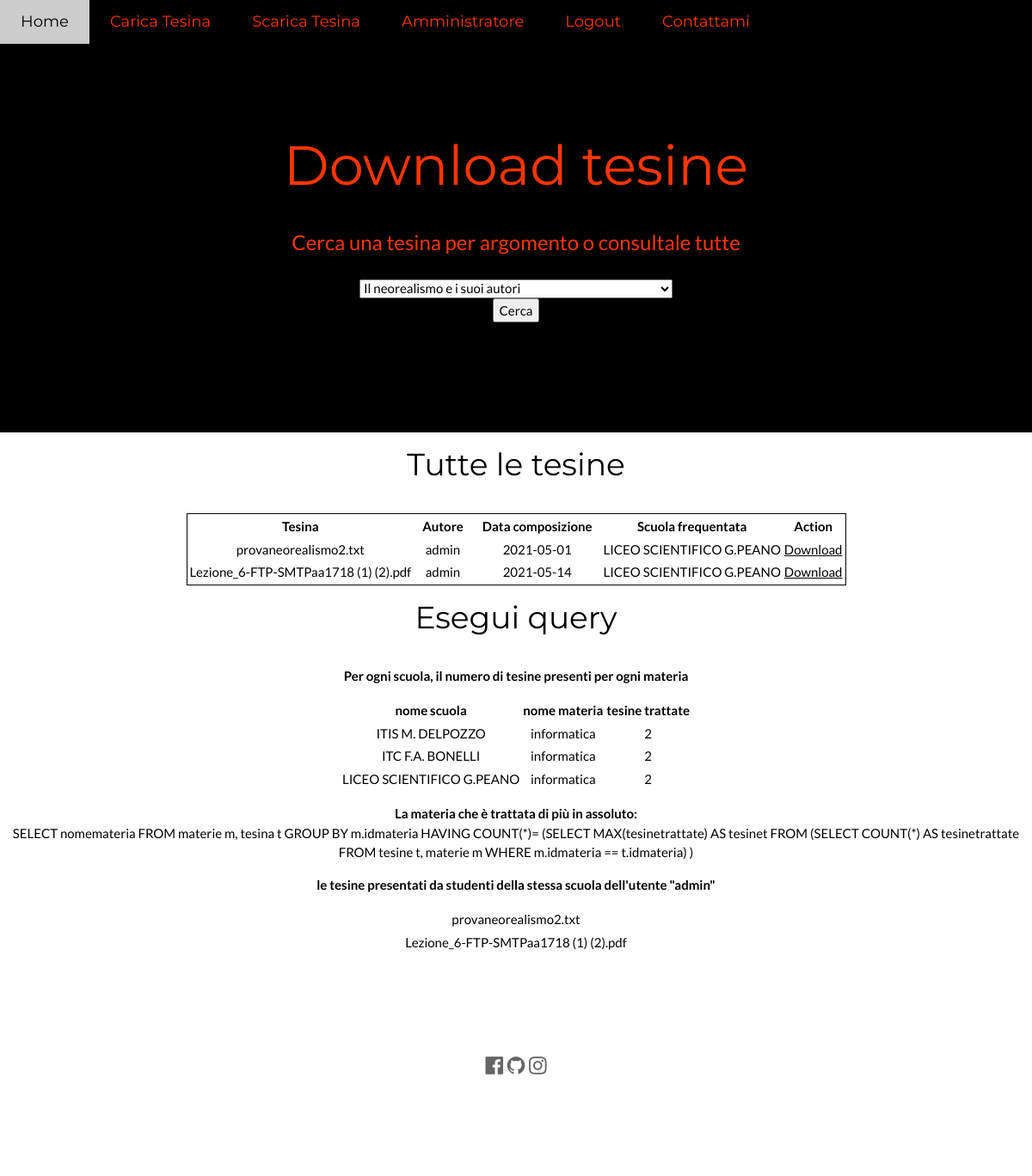
Screenshot of /scaricatesina.php (signed in) with the database file from the repository.
### tables this page shows
CREATE TABLE `tesina` (
  `idtesina` int(11) NOT NULL,
  `nometesina` varchar(100) NOT NULL,
  `idautore` int(11) NOT NULL,
  `idmateria` int(11) NOT NULL,
  `datapubb` date NOT NULL,
  `datacomp` date NOT NULL,
  `idArgomento` int(11) NOT NULL
);

CREATE TABLE `utenti` (
  `IDutente` int(11) NOT NULL,
  `username` varchar(20) NOT NULL,
  `password` char(32) NOT NULL,
  `nome` varchar(20) NOT NULL,
  `cognome` varchar(20) NOT NULL,
  `email` varchar(30) NOT NULL,
  `anonimo` tinyint(1) NOT NULL,
  `amministratore` tinyint(1) DEFAULT 0,
  `idscuola` int(11) NOT NULL
);

CREATE TABLE `scuole` (
  `idscuola` int(11) NOT NULL,
  `nomescuola` varchar(50) NOT NULL
);

### scaricatesina.php (the view, shortened to what this page needs)
<!DOCTYPE html>
<html lang="It">
<link rel="stylesheet" href="generalcss.css">
<link rel="stylesheet" href="https://cdnjs.cloudflare.com/ajax/libs/font-awesome/4.7.0/css/font-awesome.min.css">
<body>
<div class="w3-top">
  <div class="w3-bar w3-red w3-card w3-left-align w3-large">
    <a href="home.php" class="w3-bar-item w3-button w3-padding-large w3-white">Home</a>
    <a href="caricatesina.php" class="w3-bar-item w3-button w3-padding-large">Carica Tesina</a>
    <a href="scaricatesina.php" class="w3-bar-item w3-button w3-padding-large">Scarica Tesina</a>
    <a href="amministrazione.php" class="w3-bar-item w3-button w3-padding-large">Amministratore</a>
    <?php
      if($_SESSION && key_exists("user" , $_SESSION)){
        echo '<a href="home.php" class="w3-bar-item w3-button w3-hide-small w3-padding-large w3-hover-white" onclick="logout()">Logout</a>';
      }
    ?>
    <a href="mailto:yuri.armando@itiscuneo.eu" class="w3-bar-item w3-button w3-hide-small w3-padding-large w3-hover-white">Contattami</a>
</div>
</div>
<div class="scrollable">
<header class="w3-container w3-red w3-center" style="padding:128px 16px" .w3-red, .w3-hover-red:hover {
  color: #ff9800!important;
  background-color: #0d0d0d!important;
}>
  <h1 class="w3-margin w3-jumbo">Download tesine</h1>
  <p class="w3-xlarge">Cerca una tesina per argomento o consultale tutte</p>
  <form action="scaricatesina.php" method="GET">
  <select name="argomento">
              <?php
               $dbh = new PDO('mysql:host=localhost;dbname=elaborato', "root", "");
               $query = $dbh->prepare("SELECT * FROM argomento");
               $query -> execute();
               $argomenti = $query -> fetchAll(PDO::FETCH_ASSOC);
               foreach($argomenti as $argomento){
               echo("<option value='".$argomento["idargomento"]."'>".$argomento["descargomento"]."</option>");
               }
              ?>
    </select>
              <div>
              <input class="w3-center" type="submit" value="Cerca">
              </div>
          </form>
</header>
<form>
<div class="form__input-group w3-center">
    <h1 class="form__title">Tutte le tesine</h1>
</form>
<table style="border:1px solid black;margin-left:auto;margin-right:auto;">
			<thead class="alert-info">
				<tr>
					<th style="padding-left: 10px; padding-right: 10px;">Tesina</th>
          <th style="padding-left: 10px; padding-right: 10px;">Autore  </th>
          <th style="padding-left: 10px; padding-right: 10px;">Data composizione</th>
          <th style="padding-left: 10px; padding-right: 10px;">Scuola frequentata</th>
					<th style="padding-left: 10px; padding-right: 10px;">Action</th>
				</tr>
			</thead>
			<tbody>
				<?php
					$query = $dbh->prepare("SELECT * FROM `tesina` ORDER BY datapubb");
					$query->execute();
          $sqlutente = $dbh ->prepare("SELECT * FROM  utenti u,  tesina t, scuole s WHERE u.IDutente = t.idautore AND s.idscuola = u.idscuola") ;
          $sqlutente->execute();
          $resutente = $sqlutente -> fetch(PDO::FETCH_ASSOC);
					while($fetch = $query->fetch(PDO::FETCH_ASSOC)){
				?>
				<tr>
					<td><?php echo $fetch['nometesina']?></td>
          <td><?php echo $resutente["anonimo"]==1?"anonimo":$resutente['username']?></td>
          <td><?php echo $fetch['datacomp']?></td>
          <td><?php echo $resutente['nomescuola']?></td>
					<td><a href="<?php echo "download.php?nometesina=".$fetch['nometesina'] ?>" class="btn btn-primary">Download</a></td>
				</tr>
				<?php
					}
				?>
			</tbody>
		</table>
    <div class="form__input-group w3-center">
    <h1 class="form__title">Esegui query</h1>
    <p class="w3-xsmall w3-text-black"><b>Per ogni scuola, il numero di tesine presenti per ogni materia</b></P>
    <?php
    $query1 = $dbh->prepare("SELECT s.nomescuola, m.nomemateria, COUNT(*) AS tesinetrattate
      FROM materie m, tesina t, scuole s
      WHERE m.idmateria = t.idmateria
      GROUP BY s.idscuola, m.nomemateria");
     $query1 -> execute();
     $res = $query1->fetchAll(PDO::FETCH_ASSOC);
     echo "<table class= table-border style='margin-right:auto; margin-left: auto'>";
         echo "<tr>";
         echo "<th>nome scuola</th>";
         echo "<th>nome materia</th>";
         echo "<th>tesine trattate</th>";
         echo "</tr>";
     foreach($res as $row){
       echo "<tr>";
       echo "<td>". $row["nomescuola"] ."</td>";
       echo "<td>". $row["nomemateria"] ."</td>";
       echo "<td>". $row["tesinetrattate"] ."</td>";
       echo "</tr>";
     }
     echo "</table>";
    ?>
    <p class="w3-xsmall w3-text-black"><b>La materia che è trattata di più in assoluto:</b>
     <?php
      echo "<br>SELECT nomemateria
      FROM materie m, tesina t
      GROUP BY m.idmateria
      HAVING COUNT(*)= (SELECT MAX(tesinetrattate) AS tesinet
                        FROM (SELECT COUNT(*) AS tesinetrattate
                              FROM tesine t, materie m
                           WHERE m.idmateria == t.idmateria)
                     )";
     ?>
     </p>
    <p class="w3-xsmall w3-text-black"><b>le tesine presentati da studenti della stessa scuola dell'utente "admin"</B></p>
    <?php
    $query3 = $dbh->prepare("SELECT t.nometesina FROM tesina t, utenti u WHERE t.idautore = u.IDutente AND u.idscuola = (SELECT DISTINCT idscuola FROM utenti WHERE username= 'admin')");
    $query3 -> execute();
    $res3 =  $query3->fetchAll(PDO::FETCH_ASSOC);
    echo "<table style='margin-right:auto; margin-left: auto'>";
     foreach($res3 as $row){
       echo "<tr>";
       echo "<td>". $row["nometesina"] ."</td>";
       echo "</tr>";
     }
     echo "</table>";
    ?>
    </div>
<footer class="w3-container w3-padding-64 w3-center w3-opacity">
  <div class="w3-xlarge w3-padding-32">
    <a href="https://www.facebook.com/profile.php?id=100007499658569" target="_blank"><i class="fa fa-facebook-official w3-hover-opacity"></i></a>
    <a href="https://github.com/yuriarmando/Elaborato_esame_maturita" target="_blank"><i class="fa fa-github w3-hover-opacity"></i></a>
    <a href="https://www.instagram.com/yuriarmando_/" target="_blank"><i class="fa fa-instagram w3-hover-opacity"></i></a>
 </div>
</footer>
        </body>
        </html>

### generalcss.css (style rules this page uses)
body { overflow: scroll; }
html { box-sizing:border-box }
*,*:before,*:after { box-sizing:inherit }
html { -ms-text-size-adjust:100%;-webkit-text-size-adjust:100% }
body { margin:0 }
article,aside,details,figcaption,figure,footer,header,main,menu,nav,section { display:block }
a { background-color:transparent }
b,strong { font-weight:bolder }
button,input,select,textarea,optgroup { font:inherit;margin:0 }
button,input { overflow:visible }
button,select { text-transform:none }
button,[type=button],[type=reset],[type=submit] { -webkit-appearance:button }
html,body { font-family:Verdana,sans-serif;font-size:15px;line-height:1.5 }
html { overflow-x:visible }
h1 { font-size:36px }
h1,h2,h3,h4,h5,h6 { font-family:"Segoe UI",Arial,sans-serif;font-weight:400;margin:10px 0 }
a { color:inherit }
.w3-btn,.w3-button { border:none;display:inline-block;padding:8px 16px;vertical-align:middle;overflow:hidden;text-decoration:none;color:inherit;background-color:inherit;text-align:center;cursor:pointer;white-space:nowrap }
.w3-btn,.w3-button { -webkit-touch-callout:none;-webkit-user-select:none;-khtml-user-select:none;-moz-user-select:none;-ms-user-select:none;user-select:none }
.w3-bar { width:100%;overflow:hidden }
.w3-bar .w3-bar-item { padding:8px 16px;float:left;width:auto;border:none;display:block;outline:0 }
.w3-bar .w3-button { white-space:normal }
.w3-container:after,.w3-container:before,.w3-panel:after,.w3-panel:before,.w3-row:after,.w3-row:before,.w3-row-padding:after,.w3-row-padding:before, .w3-cell-row:before,.w3-cell-row:after,.w3-clear:after,.w3-clear:before,.w3-bar:before,.w3-bar:after { content:"";display:table;clear:both }
.w3-top,.w3-bottom { position:fixed;width:100%;z-index:1 }
.w3-top { top:0 }
.w3-container,.w3-panel { padding:0.01em 16px }
.w3-card,.w3-card-2 { box-shadow:0 2px 5px 0 rgba(0,0,0,0.16),0 2px 10px 0 rgba(0,0,0,0.12) }
.w3-opacity,.w3-hover-opacity:hover { opacity:0.60 }
.w3-large { font-size:18px!important }
.w3-xlarge { font-size:24px!important }
.w3-jumbo { font-size:64px!important }
.w3-left-align { text-align:left!important }
.w3-center { text-align:center!important }
.w3-margin { margin:16px!important }
.w3-padding-large { padding:12px 24px!important }
.w3-padding-32 { padding-top:32px!important;padding-bottom:32px!important }
.w3-padding-64 { padding-top:64px!important;padding-bottom:64px!important }
.w3-red,.w3-hover-red:hover { color: #ff3503!important;background-color: #000000!important; }
.w3-white,.w3-hover-white:hover { color:#000!important;background-color:#fff!important }
.w3-text-black,.w3-hover-text-black:hover { color:#000!important }
.form__title { margin-bottom: 2rem; text-align: center; }
.form__input-group { margin-bottom: 1rem; }

### scaricatesina.php (style rules this page uses)
body,h1,h2,h3,h4,h5,h6 { font-family: "Lato", sans-serif }
.w3-bar,h1,button { font-family: "Montserrat", sans-serif }

### rows the page displays
tesina: nometesina "provaneorealismo2.txt", idautore.username "admin", datacomp "2021-05-01"
scuole: nomescuola "LICEO SCIENTIFICO G.PEANO"
tesina: nometesina "Lezione_6-FTP-SMTPaa1718 (1) (2).pdf", idautore.username "admin", datacomp "2021-05-14"

### other values shown
$row["nomescuola"] "ITIS M. DELPOZZO"
$row["nomemateria"] "informatica"
$row["tesinetrattate"] "2"
$row["nomescuola"] "ITC F.A. BONELLI"
$row["nomescuola"] "LICEO SCIENTIFICO G.PEANO"
$row["nometesina"] "provaneorealismo2.txt"
$row["nometesina"] "Lezione_6-FTP-SMTPaa1718 (1) (2).pdf"
form field argomento "Il neorealismo e i suoi autori"
